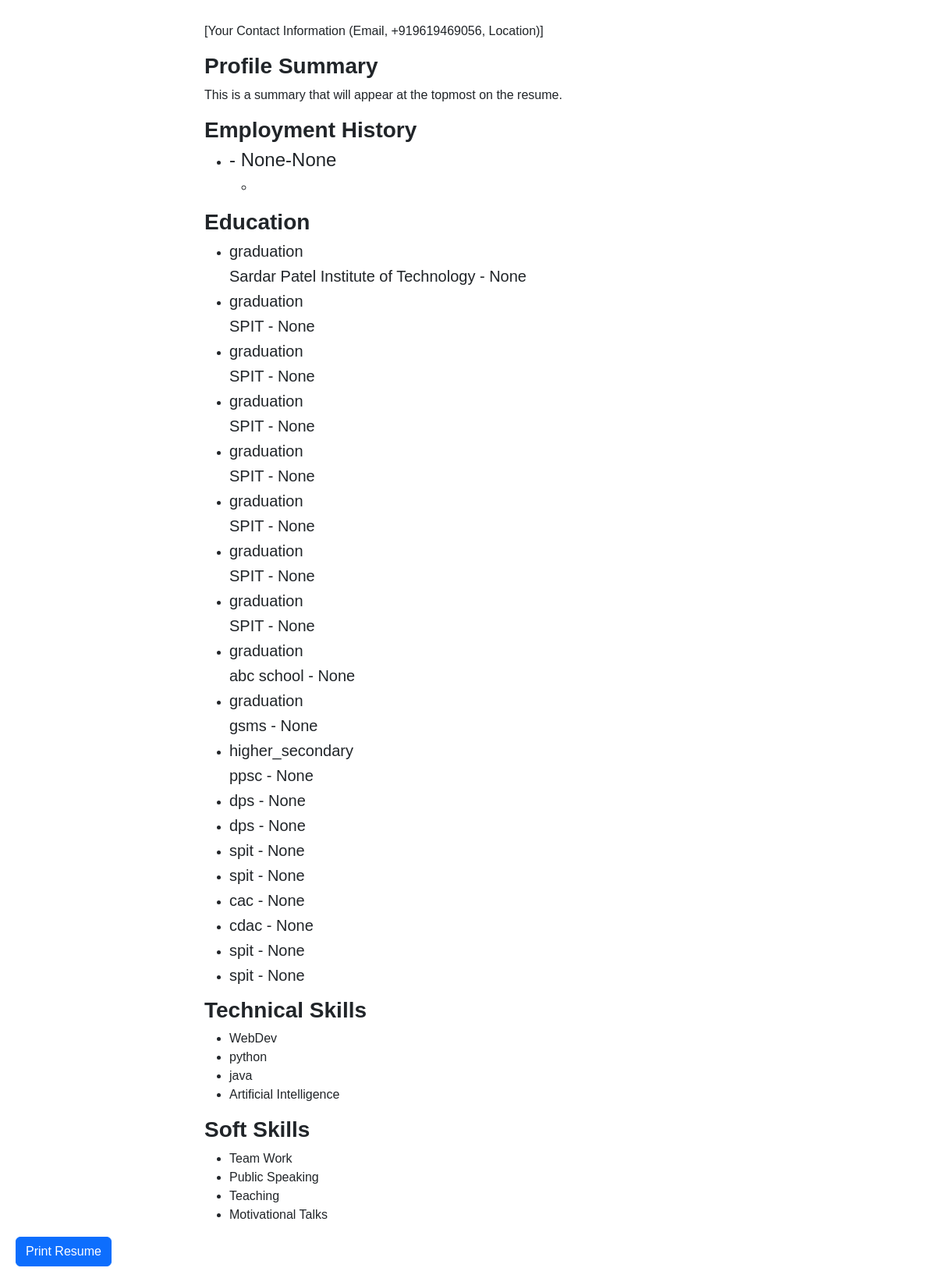
Before: /resumes/616a98c9-839b-4fe7-9fae-1a37a70de9a8 with the older database file.
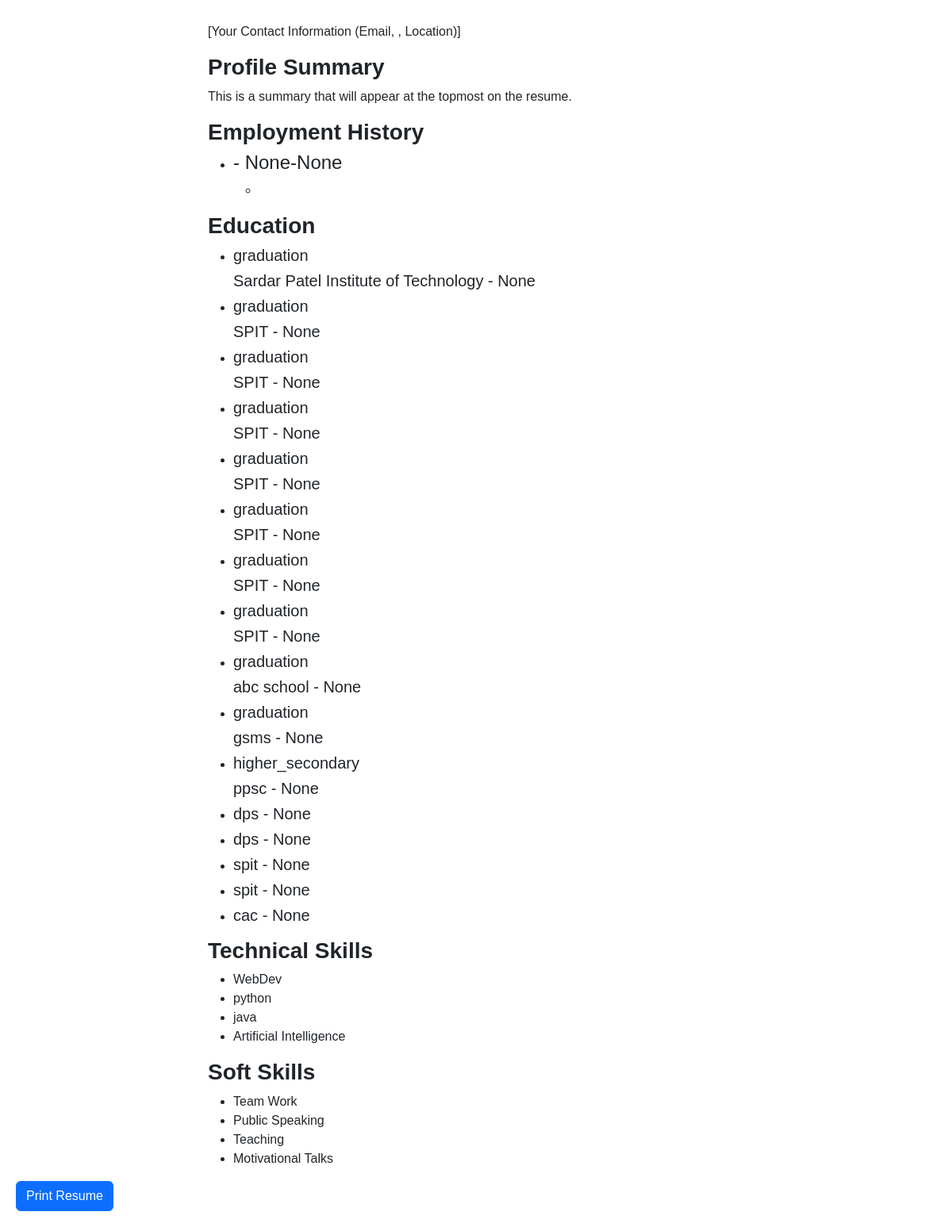
After: the same page with the newer database file.
### resumes/models.py (models this page shows, shortened)
class Resume(models.Model):
    profile = models.ForeignKey(Profile, on_delete=models.CASCADE,null=True)
    unique_id = models.UUIDField(default=uuid.uuid4, editable=False, unique=True)
    name = models.CharField(verbose_name='name', max_length=100, blank=True)
    candidate = models.ForeignKey(User, verbose_name='Candidate', on_delete=models.SET_NULL, blank=True, null=True)
    slug = models.SlugField(verbose_name='slug', null=True, blank=True)
    description = models.TextField(verbose_name='Description', null=True, blank=True)
    summary = models.TextField(verbose_name='Summary', null=True, blank=True)
    education = models.PositiveSmallIntegerField('Educational qualifications (recent N, 0 for none)', default=0)
    include_address = models.BooleanField(verbose_name='Include Address', default=True)
    include_contact_number = models.BooleanField(verbose_name='Include Contact Number', default=True)
    include_email_id = models.BooleanField(verbose_name='Include Email ID', default=True)
    target_company = models.ManyToManyField(Company, verbose_name='Target Companies')
    technical_skills = models.ManyToManyField(TechnicalSkill, verbose_name='Technical Skills', blank=True)
    soft_skills = models.ManyToManyField(SoftSkill, verbose_name='Soft Skills', blank=True)

### profiles/models.py (models this page shows, shortened)
class Profile(models.Model):
    unique_id = models.UUIDField(default=uuid.uuid4, editable=False, unique=True)
    user = models.OneToOneField(User, on_delete=models.CASCADE, null=True)
    full_name = models.CharField(max_length=100, blank=True)
    contact_number = models.CharField(verbose_name='Contact Number', max_length=20, blank=True)
    bio = models.TextField(max_length=500, blank=True)
    address = models.CharField(max_length=100, blank=True)
    birth_date = models.DateField(null=True, blank=True)
    email = models.EmailField(null=True, blank=True)
    linkedin_url = models.URLField(max_length=200, blank=True)  # LinkedIn URL
    instagram_url = models.URLField(max_length=200, blank=True)  # Instagram URL
    facebook_url = models.URLField(max_length=200, blank=True) # Facebook URL
    job_title = models.CharField(max_length=100, blank=True)
    previous_company = models.CharField(max_length=100, blank=True)
    start_date = models.DateField(null=True, blank=True)
    end_date = models.DateField(null=True, blank=True)
    key_responsibilities = models.TextField(blank=True)

### qualities/models.py (models this page shows, shortened)
class Education(models.Model):
    unique_id = models.UUIDField(default=uuid.uuid4, editable=False, unique=True)
    candidate = models.ForeignKey(User, verbose_name='Candidate', on_delete=models.CASCADE)
    primary = 'primary'
    middle_school = 'middle_school'
    high_school = 'high_school'
    higher_secondary =  'higher_secondary'
    Graduation = 'Graduation'
    PostGraduation = 'Post Graduation'
    doctorate = 'doctorate'
    post_doctorate = 'post_doctorate'
    diploma = 'diploma'
    course = 'course'
    other = 'other'
    EDUCATION_LEVEL_CHOICES = [
        (primary, 'primary'),
        (middle_school, 'middle_school'),
        (high_school, 'high_school'),
        (higher_secondary,  'higher_secondary'),
        (Graduation, 'Graduation'),
        (PostGraduation, 'Post Graduation'),
        (doctorate, 'doctorate'),
        (post_doctorate, 'post_doctorate'),
        (diploma, 'diploma'),
        (course, 'course'),
        (other, 'other'),
    ]
    education_level = models.CharField(verbose_name='Level', max_length=50, choices=EDUCATION_LEVEL_CHOICES)
    institute = models.CharField(verbose_name='Institute', max_length=150,)
    additional_info = models.TextField(verbose_name='Additional Info', null=True, blank=True)
    date_of_passing = models.DateField(verbose_name='Date of Passing', null=True)
    pursuing = models.BooleanField(verbose_name='Pursuing', default=False)
    def __str__(self):
        return f'{self.education_level}-{self.institute}'

class TechnicalSkill(models.Model):
    unique_id = models.UUIDField(default=uuid.uuid4, editable=False, unique=True)
    candidate = models.ForeignKey(User, verbose_name='Candidate', on_delete=models.CASCADE, related_name='technical_skills')
    name = models.CharField(verbose_name='Name', max_length=100, unique=True)
    slug = models.SlugField(verbose_name='Slug', null=True, blank=True)
    description = models.TextField(verbose_name='Description', blank=True, null=True)
    programming_language = 'programming_language'
    frameworks = 'frameworks'
    version_control = 'version_control'
    methodologies = 'methodologies'
    data_analysis = 'data_analysis'
    it_networking = 'it_networking'
    web_dev_design = 'web_dev_design'
    ai_ml = 'ai_ml'
    dbms = 'dbms'
    cloud_computing = 'cloud_computing'
    devops = 'devops'
    other = 'other'
    CATEGORY_CHOICES = [
        (programming_language, 'Programming Language'),
        (frameworks, 'Frameworks and Libraries'),
        (version_control, 'Version Control Systems'),
        (methodologies, 'Development Methodologies'),
        (data_analysis, 'Data Analysis and Analytics'),
        (it_networking, 'IT and Networking'),
        (web_dev_design, 'Web Development and Design'),
        (ai_ml, 'Machine Learning and Artificial Intelligence'),
        (dbms, 'Database Management'),
        (cloud_computing, 'Cloud Computing'),
        (devops, 'DevOps'),
        (other, 'Other')
    ]
    skill_type = 'technical'
    category = models.CharField(verbose_name='Category', max_length=25, choices=CATEGORY_CHOICES, default=other)
    def __str__(self):
        return f'{self.name} - Technical Skill'

class SoftSkill(models.Model):
    unique_id = models.UUIDField(default=uuid.uuid4, editable=False, unique=True)
    candidate = models.ForeignKey(User, verbose_name='Candidate', on_delete=models.CASCADE, related_name='soft_skills')
    name = models.CharField(verbose_name='Name', max_length=100, unique=True)
    slug = models.SlugField(verbose_name='Slug', null=True, blank=True)
    description = models.TextField(verbose_name='Description', blank=True, null=True)
    team_management = 'team_management'
    communication = 'communication'
    leadership = 'leadership'
    problem_solving = 'problem_solving'
    adaptability = 'adaptability'
    time_management = 'time_management'
    conflict_resolution = 'conflict_resolution'
    teamwork = 'teamwork'
    negotiation = 'negotiation'
    creativity = 'creativity'
    decision_making = 'decision_making'
    mentoring = 'mentoring'
    stress_management = 'stress_management'
    CATEGORY_CHOICES = [
        (team_management, 'Team Management'),
        (communication, 'Communication'),
        (leadership, 'Leadership'),
        (problem_solving, 'Problem Solving'),
        (adaptability, 'Adaptability'),
        (time_management, 'Time Management'),
        (conflict_resolution, 'Conflict Resolution'),
        (teamwork, 'Teamwork'),
        (negotiation, 'Negotiation'),
        (creativity, 'Creativity'),
        (decision_making, 'Decision Making'),
        (mentoring, 'Mentoring'),
        (stress_management, 'Stress Management')
    ]
    skill_type = 'soft'
    category = models.CharField(verbose_name='Category', max_length=25, choices=CATEGORY_CHOICES)
    def __str__(self):
        return f'{self.name} - Soft Skill'

### resumes/views.py (the view)
# urls.py: path('<slug>', views.resume, name='resume'),
def resume(request, slug):
    resume = get_object_or_404(Resume, slug=slug) # Fetch the profile based on the user's username
    edu_qualifications = Education.objects.filter(candidate=resume.candidate)
    t_skills=TechnicalSkill.objects.filter(candidate=resume.candidate)
    s_skills=SoftSkill.objects.filter(candidate=resume.candidate)
    for edu in edu_qualifications:
        print(edu)
    for t in t_skills:
        print(t)
    for s in s_skills:
        print(s)
    context = {
        'resume': resume,
        'edu_qualifications':edu_qualifications,
        't_skills':t_skills,
        's_skills':s_skills,
    }
    return render(request, 'resumes/resume.html', context)

### frontend/templates/resumes/resume.html (shortened to what this page needs)
<!DOCTYPE html>
<html lang="en">
<head>
  <link rel="stylesheet" href="https://cdn.jsdelivr.net/npm/bootstrap@5.2.2/dist/css/bootstrap.min.css">
</head>
<body>
  <div class="container">
    <p>[Your Contact Information (Email, {{resume.candidate.profile.contact_number}}, Location)]</p>
    <h3><strong>Profile Summary</strong></h3>
    <p>{{resume.summary}}</p>
    <h3><strong>Employment History</strong></h3>
    <ul>
      <li>
        <h4>{{resume.candidate.profile.previous_company}} - {{resume.candidate.profile.start_date}}-{{resume.candidate.profile.end_date}}</h4>
        <ul>
          <li>{{resume.candidate.profile.key_responsibilities}}</li>
        </ul>
      </li>
    </ul>
    <h3><strong>Education</strong></h3>
    <ul>
      {% for edu in edu_qualifications %}
      <li>
        <h5>{{edu.education_level}}</h5>
        <h5>{{edu.institute}} - {{edu.date_of_passing}}</h5>
      </li>
      {% endfor %}
    </ul>
    <h3><strong>Technical Skills</strong></h3>
    <ul>
      {% for t in t_skills %}
      <li>{{ t.name }}</li>
      {% endfor %}
    </ul>
    <h3><strong>Soft Skills</strong></h3>
    <ul>
      {% for s in s_skills %}
      <li>{{ s.name }}</li>
      {% endfor %}
    </ul>
  </div>
  <button onclick="window.print()" class="btn btn-primary">Print Resume</button>
</body>
</html>

### frontend/templates/resumes/resume.html (style rules this page uses)
body { font-family: Arial, sans-serif; margin: 0; padding: 20px; }
.container { max-width: 700px; margin: 0 auto; }

Changed rows visible on the page:
removed Education: institute "cdac", date_of_passing "None"
removed Education: institute "spit", date_of_passing "None"
removed Education: institute "spit", date_of_passing "None"
shown differently, row unchanged: Resume "This is a summary that will appear at the topmost on the resume.": candidate.profile.contact_number "+919619469056" → (not shown)
